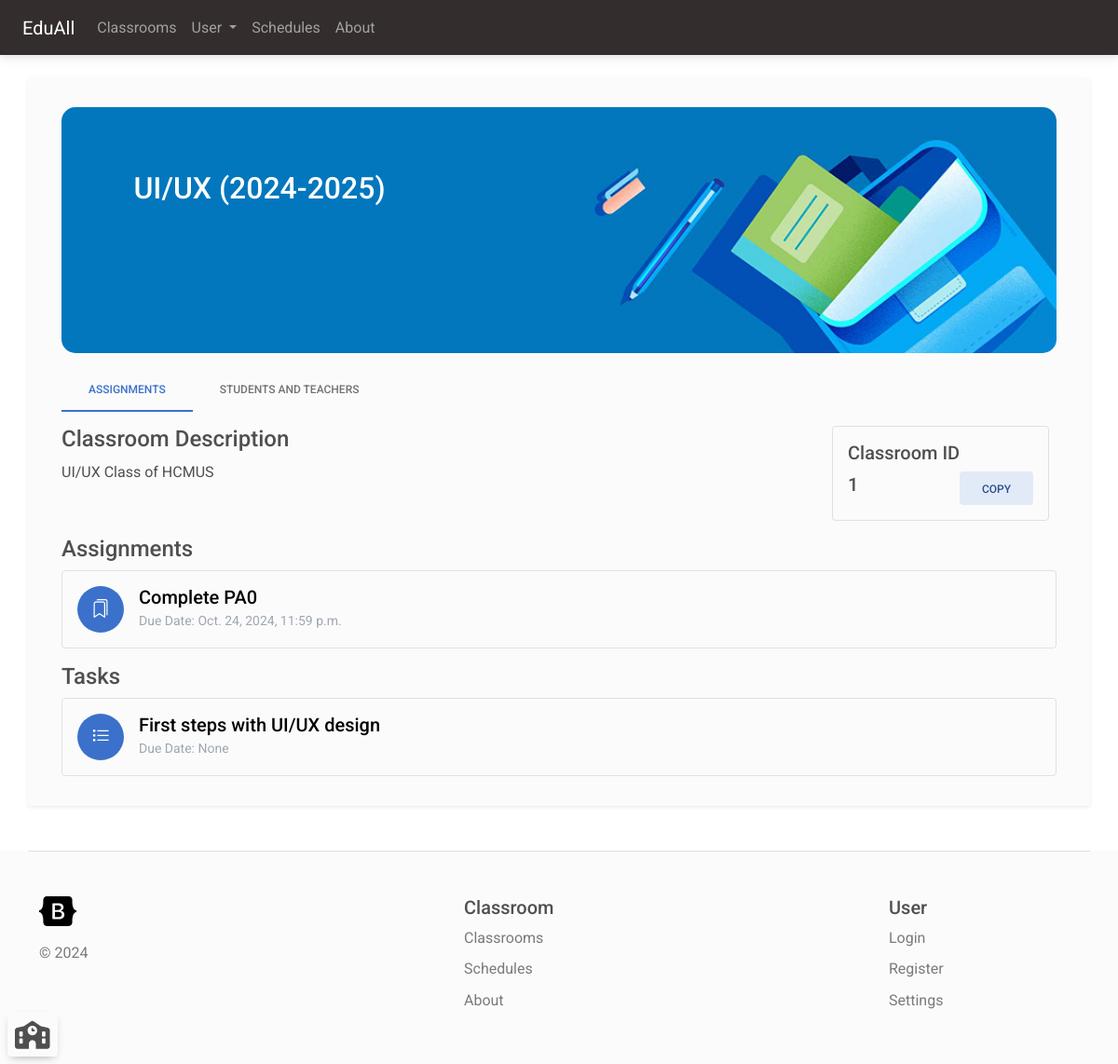
/classroom/1 (signed in), run on an earlier commit of the app's database.
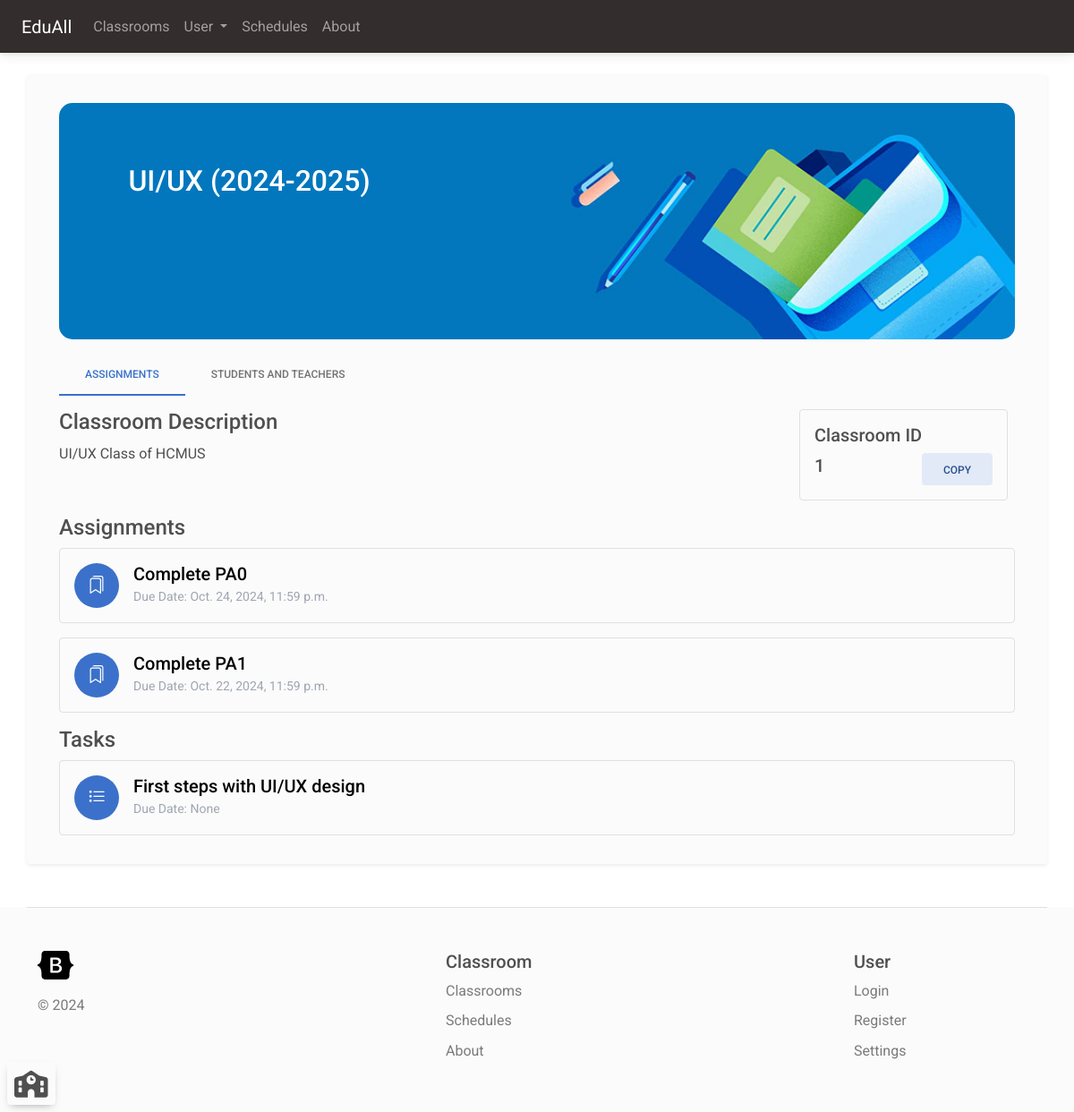
And on a later commit of the database.
### classroom_manager/models.py (models this page shows, shortened)
class Classroom(models.Model):
    name = models.CharField(max_length=200)
    teachers = models.ManyToManyField(User, related_name="classroom_teacher")
    students = models.ManyToManyField(User, related_name="classroom_student")
    description = models.CharField(max_length=3000)
    background = models.CharField(max_length=200, default=get_random_class_image)

class ClassroomTask(models.Model):
    isAssignment = models.BooleanField(default=True)
    title = models.CharField(max_length=200, null=True)
    description = models.CharField(max_length=5000, null=True)
    classroom = models.ForeignKey(Classroom, on_delete=models.CASCADE)
    deadline = models.DateTimeField(null=True)
    acceptLateSubmission = models.BooleanField(default=True)

### classroom_manager/views.py (the view, shortened to what this page needs)
# urls.py: path('classroom/<int:id>', views.classroomDetailPage, name="classroom_details"),
@login_required(login_url='login')
def classroomDetailPage(request: HttpRequest, id):
    if request.method == 'GET':
        classroom = Classroom.objects.filter(id=id).first()
        if classroom != None:
            tasks = ClassroomTask.objects.filter(classroom=classroom, isAssignment=False).order_by('-deadline').all()
            assignments = ClassroomTask.objects.filter(classroom=classroom, isAssignment=True).order_by('-deadline').all()
            isCurrentUserTeacher = isTeacher(request.user.id, classroom.id)
            context = {'classroom': classroom, 'classroomId': id, 'assignments': assignments,
                       'tasks': tasks, 'isTeacher': isCurrentUserTeacher, 'joinPath': request.get_host() + reverse('join_classroom_by_id', args=[id]) }
            return render(request, 'classroom_details.html', context)
        else:
            return render(request, '404page.html')

### classroom_manager/context_processor.py (called while the page is built)
def classroom_processor(request):
    if request.user.is_authenticated:
        classroomsAsTeacher = Classroom.objects.filter(teachers__id__contains=request.user.id).all()
        classroomAsStudent = Classroom.objects.filter(students__id__contains=request.user.id).all()
        return {'classroomsAsTeacher': classroomsAsTeacher, 'classroomsAsStudent': classroomAsStudent}
    return {'classroomsAsTeacher': [], 'classroomsAsStudent': []}

### classroom_manager/views.py (called while the page is built)
def isTeacher(userId, classroomId):
    user = User.objects.filter(id=userId).first()
    classroom = Classroom.objects.filter(id=classroomId, teachers__id__contains=userId).first()
    if user == None or classroom == None:
        return False
    return True

### classroom_manager/templates/classroom_details.html (shortened to what this page needs)
{% extends 'navbar.html' %}
{% block content %}
{% load static %}
    <div class="container">
        <div style="width: 100%;" class="mt-3 position-relative">
            <img style="width: 100%; border-radius: 15px;"  src="{% static classroom.background %}"/ >
            <div style="padding: 1rem 1.5rem; top: 20%; left: 5%; width: 85%; color: white;" class="position-absolute">
                <h2 style="text-overflow: ellipsis; overflow: hidden; display: block; whitespace: no-wrap;">{{ classroom.name }}</h2>
            </div>
        </div>
        <ul class="nav nav-tabs mb-2 mt-3 bg-light">
            <li class="nav-item">
                <a class="nav-link active bg-light" aria-current="page" href="#">Assignments</a>
            </li>
            <li class="nav-item">
                <a class="nav-link" href="{% url 'classroom_details_users' classroom.id %}">Students and teachers</a>
            </li>
        </ul>
        <div>
            <div class="row">
                <div class="col-12 col-lg-9">
                    <h4 class="mt-2">Classroom Description</h4>
                    <p>{{ classroom.description }}</p>
                </div>
                <div class="col-12 col-lg-3">
                    <div class="mx-2 my-2 rounded border p-3">
                        <h5>Classroom ID</h5>
                        <div class="d-flex justify-content-between align-items-center">
                            <h5>{{ classroom.id }}</h5>
                            <button class="btn btn-secondary ms-2" onclick="navigator.clipboard.writeText('{{ joinPath }}')">Copy</button>
                        </div>
                    </div>
                </div>
            </div>
            <h4 class="mt-2">Assignments</h4>
            <div>
                {% for task in assignments %}
                <a href="{% url 'task_details' task.id %}" class="text-decoration-none">
                    <div class="border rounded p-3 mb-3">
                        <div class="d-flex align-items-center">
                            <div class="bg-primary rounded-circle me-2" style="width: 50px; height: 50px; position: relative;">
                                {% if task.isAssignment %}
                                    <i class="bi bi-bookmarks text-white" style="font-size: 20px; position: absolute; top: 50%; left: 50%; transform: translate(-50%, -50%);"></i>
                                {% else %}
                                    <i class="bi bi-list-task text-white" style="font-size: 20px; position: absolute; top: 50%; left: 50%; transform: translate(-50%, -50%);"></i>
                                {% endif %}
                            </div>
                            <div class="ms-2">
                                <h5 class="text-black m-auto">{{ task.title }}</h5>
                                <p class="text-secondary m-auto"><small>Due Date: {{ task.deadline }}</small></p>
                            </div>
                        </div>
                    </div>
                </a>
                {% endfor %}
            </div>
            <h4 class="mt-2">Tasks</h4>
            <div>
                {% for task in tasks %}
                <a href="{% url 'task_details' task.id %}" class="text-decoration-none">
                    <div class="border rounded p-3 mb-3">
                        <div class="d-flex align-items-center">
                            <div class="bg-primary rounded-circle me-2" style="width: 50px; height: 50px; position: relative;">
                                {% if task.isAssignment %}
                                    <i class="bi bi-bookmarks text-white" style="font-size: 20px; position: absolute; top: 50%; left: 50%; transform: translate(-50%, -50%);"></i>
                                {% else %}
                                    <i class="bi bi-list-task text-white" style="font-size: 20px; position: absolute; top: 50%; left: 50%; transform: translate(-50%, -50%);"></i>
                                {% endif %}
                            </div>
                            <div class="ms-2">
                                <h5 class="text-black m-auto">{{ task.title }}</h5>
                                <p class="text-secondary m-auto"><small>Due Date: {{ task.deadline }}</small></p>
                            </div>
                        </div>
                    </div>
                </a>
                {% endfor %}
            </div>
        </div>
    </div>
{% endblock %}

### classroom_manager/templates/navbar.html
{% extends 'layout.html' %}
{% block main %}
<div class="container bg-light shadow-sm py-2 rounded-2 mt-4 px-4 py-3 mb-5">
    <button class="navbar-toggler position-fixed bg-light bottom-0 start-0 btn ms-2 mb-2 px-2"  data-bs-toggle="offcanvas" data-bs-target="#offcanvas" role="button" title="Toggle sidebar" aria-controls="navbarNav" aria-expanded="false" aria-label="Toggle sidebar">
        <i class="fa-solid fa-school" data-bs-toggle="offcanvas" data-bs-target="#offcanvas" style="font-size: 30px"></i>
    </button>
    {% block content %}
    {% endblock %}
</div>
{% endblock %}

### classroom_manager/templates/layout.html (shortened to what this page needs)
<!DOCTYPE html>
<html>
<head>
    <link rel="stylesheet" href="https://cdn.jsdelivr.net/npm/bootstrap-icons@1.11.3/font/bootstrap-icons.min.css">
    <link rel="stylesheet" href="https://cdn.jsdelivr.net/npm/bootstrap@5.3.0/dist/css/bootstrap.min.css">
    <link href="https://cdnjs.cloudflare.com/ajax/libs/font-awesome/6.0.0/css/all.min.css" rel="stylesheet" />
    <link rel="stylesheet" href="https://cdn.lineicons.com/4.0/lineicons.css" />
    <link href="https://cdn.jsdelivr.net/gh/kartik-v/bootstrap-fileinput@5.5.4/css/fileinput.min.css" media="all" rel="stylesheet" type="text/css" />
    {% load static %}
    <link rel="stylesheet" href="{% static 'css/tiny_slider.css' %}" />
    <link href="{% static 'mdb5-free-standard/css/mdb.min.css' %}" rel="stylesheet" type="text/css"/>
    <link href="{% static 'calendar.css' %}" rel="stylesheet" type="text/css"/>
    <link href="{% static 'css/style.css' %}" rel="stylesheet" type="text/css"/>
</head>
<body style="background: url({% static 'background.jpg' %}); background-size: 100% 100%">
    <nav class="navbar navbar-dark bg-dark navbar-expand-lg px-4" data-bs-theme="dark">
        <a class="navbar-brand" href="/">EduAll</a>
        <div class="collapse navbar-collapse" id="navbarNav">
            <ul class="navbar-nav">
                <li class="nav-item">
                    <a class="nav-link" href="/classroom">Classrooms</a>
                </li>
                <li class="nav-item dropdown">
                    <a class="nav-link dropdown-toggle" href="#" id="userDropdown" role="button" data-bs-toggle="dropdown" aria-expanded="false">
                        User
                    </a>
                </li>
                <li class="nav-item">
                    <a class="nav-link" href="{% url 'all_task_schedules' %}">Schedules</a>
                </li>
                <li class="nav-item">
                    <a class="nav-link" href="/about">About</a>
                </li>
            </ul>
        </div>
    </nav>
    {% block main %}
    {% endblock %}
    <div class="bg-light">
        <div class="container">
            <footer class="row row-cols-5 py-5 mb-0 border-top">
                <div class="col">
                    <a href="/" class="d-flex align-items-center mb-3 link-dark text-decoration-none">
                    </a>
                    <p class="text-muted">© 2024</p>
                </div>
                <div class="col">
                </div>
                <div class="col">
                    <h5>Classroom</h5>
                    <ul class="nav flex-column">
                        <li class="nav-item mb-2"><a href="{% url 'classroom_list' %}" class="nav-link p-0 text-muted">Classrooms</a></li>
                        <li class="nav-item mb-2"><a href="{% url 'all_task_schedules' %}" class="nav-link p-0 text-muted">Schedules</a></li>
                        <li class="nav-item mb-2"><a href="/about" class="nav-link p-0 text-muted">About</a></li>
                    </ul>
                </div>
                <div class="col">
                </div>
                <div class="col">
                    <h5>User</h5>
                    <ul class="nav flex-column">
                        <li class="nav-item mb-2"><a href="/login" class="nav-link p-0 text-muted">Login</a></li>
                        <li class="nav-item mb-2"><a href="/register" class="nav-link p-0 text-muted">Register</a></li>
                        <li class="nav-item mb-2"><a href="/settings" class="nav-link p-0 text-muted">Settings</a></li>
                    </ul>
                </div>
            </footer>
        </div>
    </div>
</body>
</html>

### classroom_manager/static/css/variables.css (style rules this page uses)
:root { --primary: #155bd5; --primary-dark: #1c3ab6; --primary-light: #e2f1ff; --accent: #00d4d7; --accent-dark: #00bac1; --accent-light: #dff9f8; --success: #13d527; --success-dark: #00ae11; --success-light: #eafbe7; --secondary: #8f15d5; --secondary-dark: #6013c7; --secondary-light: #f4e5fa; --info: #15b2d5; --info-dark: #0f8ca8; --info-light: #e0f5fa; --caution: #dbbb25; --caution-dark: #d58f15; --caution-light: #fbf9e4; --error: #e6185e; --error-dark: #bf1257; --error-light: #fce4eb; --black: #1d1d1d; --dark-1: #2d2d2d; --dark-2: #4d4d4d; --dark-3: #6d6d6d; --gray-1: #8d8d8d; --gray-2: #adadad; --gray-3: #cdcdcd; --gray-4: #e0e0e0; --light-1: #efefef; --light-2: #f5f5f5; --light-3: #fafafa; --white: #ffffff; --gradient-1: linear-gradient(180deg, #155bd5 0%, #1c3ab6 100%); --gradient-2: linear-gradient(180deg, #155bd5 13.02%, #00d4d7 85.42%); --gradient-3: linear-gradient(180deg, #155bd5 0%, #8f15d5 100%); --gradient-4: linear-gradient(180deg, #155bd5 0%, #13d527 100%); --gradient-5: linear-gradient(180deg, #155bd5 0%, #15bbd5 100%); --gradient-6: linear-gradient(180deg, #155bd5 0%, #dbbb25 100%); --gradient-7: linear-gradient(180deg, #155bd5 0%, #e6185e 100%); --gradient-8: linear-gradient(180deg, #1c3ab6 0%, #00bac1 100%); --gradient-9: linear-gradient(180deg, #00d4d7 13.02%, #155bd5 85.42%); --shadow-1: 0px 0px 1px rgba(40, 41, 61, 0.08), 0px 0.5px 2px rgba(96, 97, 112, 0.16); --shadow-2: 0px 0px 1px rgba(40, 41, 61, 0.04), 0px 2px 4px rgba(96, 97, 112, 0.16); --shadow-3: 0px 0px 2px rgba(40, 41, 61, 0.04), 0px 4px 8px rgba(96, 97, 112, 0.16); --shadow-4: 0px 2px 4px rgba(40, 41, 61, 0.04), 0px 8px 16px rgba(96, 97, 112, 0.16); --shadow-5: 0px 2px 8px rgba(40, 41, 61, 0.04), 0px 16px 24px rgba(96, 97, 112, 0.16); --shadow-6: 0px 2px 8px rgba(40, 41, 61, 0.08), 0px 20px 32px rgba(96, 97, 112, 0.24); }

What changed in the data, as far as the page shows it:
added ClassroomTask: isAssignment True (drawn), title "Complete PA1", deadline "Oct. 22, 2024, 11:59 p.m.", shown under "Assignments"
